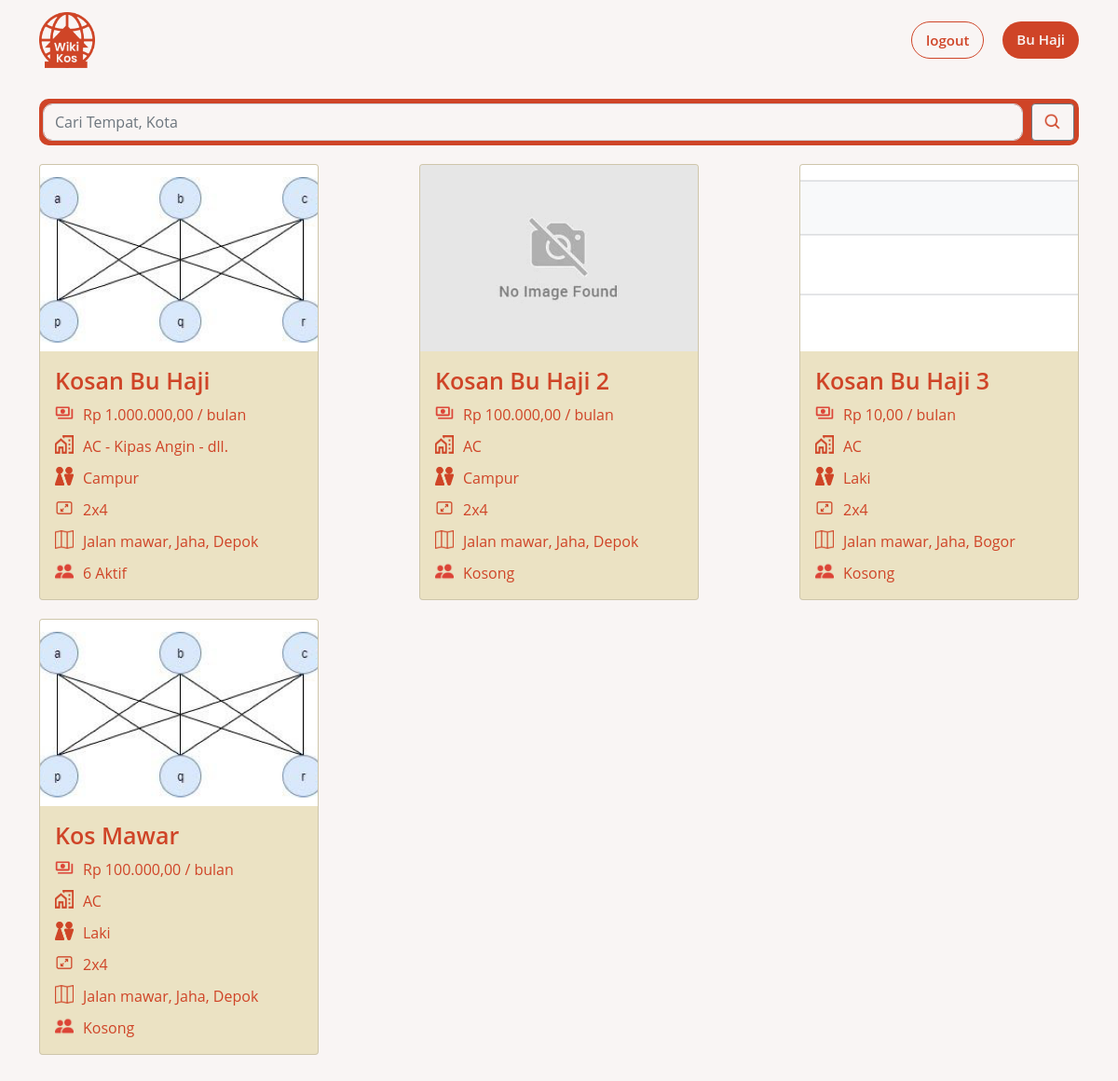
Screenshot of /dashboard.php (signed in) with the database file from the repository.
### tables this page shows
CREATE TABLE `foto_kos` (
  `id_foto` int(11) NOT NULL,
  `lokasi_foto` varchar(100) NOT NULL,
  `id_kosan` int(11) NOT NULL
);

CREATE TABLE `kosan` (
  `id_kosan` int(11) NOT NULL,
  `nama_kosan` varchar(100) NOT NULL,
  `tipe_kos` varchar(10) NOT NULL,
  `ukuran` varchar(10) NOT NULL,
  `harga` int(100) NOT NULL,
  `kapasitas` int(11) NOT NULL,
  `nama_jalan` varchar(100) NOT NULL,
  `kecamatan` varchar(100) NOT NULL,
  `kota` int(11) NOT NULL,
  `deskripsi` varchar(100) NOT NULL,
  `status` int(11) NOT NULL DEFAULT 0,
  `id_user` int(11) NOT NULL
);

CREATE TABLE `kota` (
  `id_kota` int(11) NOT NULL,
  `nama_kota` varchar(100) NOT NULL
);

### inc.connection2.php (called while the page is built, shortened)
<?php
class Connection2
{
    private $servername = "localhost";
    private $username = "root";
    private $password = "";
    private $dbname = "wikikos_db";
    function connect()
    {
        $this->conn = new PDO("mysql:host=$this->servername;dbname=$this->dbname", $this->username, $this->password);
    }
}

### class/class.Search.php (called while the page is built, shortened)
<?php
require_once("./class/class.Kos.php");
class Search extends Connection2
{
    private $keywords;
    public function search()
    {
        $sql = "SELECT * FROM kosan ks INNER JOIN Kota k ON ks.kota = k.id_kota WHERE ( ks.nama_kosan LIKE Concat('%', :search_data, '%') AND status = 1 ) OR ( k.nama_kota LIKE Concat('%', :search_data, '%') AND status = 1 )";
        $stmt = $this->conn->prepare($sql);
        $stmt->bindParam(':search_data', $this->keywords);
        $stmt->execute();
        $count = $stmt->rowCount();
        $cnt = 0;
        if ($count > 0) {
            while ($result = $stmt->fetch(PDO::FETCH_ASSOC)) {
                $kosUser = new Kos();
                $kosUser->idKos = $result['id_kosan'];
                $kosUser->namaKos = $result['nama_kosan'];
                $kosUser->tipe = $result['tipe_kos'];
                $kosUser->harga = $result['harga'];
                $kosUser->ukuran = $result['ukuran'];
                $kosUser->kapasitas = $result['kapasitas'];
                $kosUser->namaJalan = $result['nama_jalan'];
                $kosUser->kecamatan = $result['kecamatan'];
                $kosUser->kota = $result['nama_kota'];
                $kosUser->user->idUser = $result['id_user'];
                $arrResult[$cnt] = $kosUser;
                $cnt++;
            }
            return $arrResult;
        }
        else {
            return $arrResult = "kosong";
        }
    }
}

### class/class.Kos.php (called while the page is built, shortened)
<?php
class Kos extends Connection2
{
    private $idKos;
    public function __get($atribute)
    {
        if (property_exists($this, $atribute)) {
            return $this->$atribute;
        }
    }
    public function getAllPhoto()
    {
        $sql = "SELECT * FROM foto_kos WHERE id_kosan = :id_kosan";
        $stmt = $this->conn->prepare($sql);
        $stmt->bindParam(':id_kosan', $this->idKos);
        $stmt->execute();
        $count = $stmt->rowCount();
        $cnt = 0;
        require_once("class.Foto_Kosan.php");
        if ($count > 0) {
            while ($result = $stmt->fetch(PDO::FETCH_ASSOC)) {
                $fotoKos = new Foto_Kosan();
                $fotoKos->idFoto = $result['id_foto'];
                $fotoKos->Foto = $result['lokasi_foto'];
                $fotoKos->idKos = $result['id_kosan'];
                $arrResult[$cnt] = $fotoKos;
                $cnt++;
            }
            return $arrResult;
        }
        else {
            return $arrResult = "kosong";
        }
    }
    public function getAllAnggota()
    {
        $sql = "SELECT * FROM anggota_kos WHERE id_kosan = :id_kosan";
        $stmt = $this->conn->prepare($sql);
        $stmt->bindParam(':id_kosan', $this->idKos);
        $stmt->execute();
        $count = $stmt->rowCount();
        $cnt = 0;
        if ($count > 0) {
            while ($result = $stmt->fetch(PDO::FETCH_ASSOC)) {
                $anggotaKos = new Anggota_Kosan();
                $anggotaKos->idAnggota = $result['id_anggota'];
                $anggotaKos->Nama = $result['nama_anggota'];
                $anggotaKos->idKosan = $result['id_kosan'];
                $arrResult[$cnt] = $anggotaKos;
                $cnt++;
            }
            return $arrResult;
        }
        else {
            return $arrResult = "kosong";
        }
    }
    public function getAllFasilitas()
    {
        $sql = "SELECT fk.id_fasilitas_kosan, fk.id_fasilitas, fk.id_kosan, f.nama_fasilitas FROM fasilitas_kos fk INNER JOIN fasilitas f ON  fk.id_fasilitas= f.id_fasilitas WHERE id_kosan = :id_kosan";
        $stmt = $this->conn->prepare($sql);
        $stmt->bindParam(':id_kosan', $this->idKos);
        $stmt->execute();
        $count = $stmt->rowCount();
        $cnt = 0;
        if ($count > 0) {
            require_once("class.Fasilitas_Kos.php");
            while ($result = $stmt->fetch(PDO::FETCH_ASSOC)) {
                $fasilitas = new Fasilitas_Kos();
                $fasilitas->idFasilitasKos = $result['id_fasilitas_kosan'];
                $fasilitas->idFasilitas = $result['id_fasilitas'];
                $fasilitas->nama = $result['nama_fasilitas'];
                $fasilitas->idKosan = $result['id_kosan'];
                $arrResult[$cnt] = $fasilitas;
                $cnt++;
            }
            return $arrResult;
        }
        else {
            return $arrResult = "kosong";
        }
    }
}

### class/class.Foto_Kosan.php (called while the page is built, shortened)
<?php
class Foto_Kosan extends Connection2
{
    public function __get($atribute)
    {
        if (property_exists($this, $atribute)) {
            return $this->$atribute;
        }
    }
}

### class/class.Fasilitas_Kos.php (called while the page is built, shortened)
<?php
class Fasilitas_Kos extends Connection2
{
    public function __get($atribute)
    {
        if (property_exists($this, $atribute)) {
            return $this->$atribute;
        }
    }
}

### pages/search2.php (the view, shortened to what this page needs)
<?php
if (!isset($_GET['search-data'])) {
    $keywords = '';
} else {
    $keywords = $_GET['search-data'];
}
function rupiah($angka)
{
    $hasil_rupiah = "Rp " . number_format($angka, 2, ',', '.');
    return $hasil_rupiah;
}
?>
<div class="container" id="search">
    <form action="dashboard.php" method="get">
        <div class="input-group">
            <input type="text" class="form-control" placeholder="Cari Tempat, Kota" name="search-data">
            <div class="input-group-append">
                <button class="btn btn-outline-secondary" type="submit">
                    <img src="./image/search-icon.png" width="20" height="20" alt="">
                </button>
            </div>
        </div>
    </form>
    <div class="kos-found">
        <?php
        require("./class/class.Search.php");
        $search = new Search();
        $search->keywords = $keywords;
        $allKos = $search->search();
        if ($allKos == "kosong") {
            echo "<tr>";
            echo "<td><p>Maaf Data Kosong</p></td>";
            echo "<tr>";
            $count = 0;
        }
        else {
            foreach ($allKos as $dataKos) {
                echo "<div class='card' id='kos-item' onclick='location.href=\"?p=kosan&id-kos=$dataKos->idKos\"'>";
                $allFoto = $dataKos->getAllPhoto();
                if ($allFoto == "kosong") {
                    echo '<img class="card-img-top" src="./image/no-image-found.png" alt="Card image cap">';
                    echo "<div class='card-body' id='card-body'>";
                }
                else {
                    $i = 0;
                    foreach ($allFoto as $dataFoto) {
                        $i++;
                        if ($i <= 1) {
                            echo '<img class="card-img-top" src="' . substr($dataFoto->Foto, 0) . "?t=" . time() . '" alt="Card image cap">';
                            echo "<div class='card-body' id='card-body'>";
                        }
                    }
                }
                echo "<h5 class='card-title'>" . ucwords($dataKos->namaKos) . "</h5>";
                echo "<div class='card-info'>";
                echo "<img src='./image/money-icon.png' width='20' height='20' alt=''>";
                echo "<p>" . rupiah($dataKos->harga) . " / bulan</p>";
                echo "</div>";
                echo "<div class='card-info'>";
                echo "<img src='./image/house-icon.png' width='20' height='20' alt=''>";
                $allFasilitas = $dataKos->getAllFasilitas();
                if ($allFasilitas == "kosong") {
                    echo '<p class="kos-fasilitas">Kosong</p>';
                }
                else {
                    $string = '';
                    $count = count($allFasilitas);
                    if ($count > 2) {
                        $i = 0;
                        foreach ($allFasilitas as $dataFasilitas) {
                            $i++;
                            if ($i == $count) {
                                $string =  $string . " - " . $dataFasilitas->nama;
                            }
                            else if ($i == 1) {
                                $string =  $string . $dataFasilitas->nama;
                            }
                            else if ($i > 2) {
                                $string =  $string . " - dll. ";
                                break;
                            }
                            else {
                                $string =  $string . " - " . $dataFasilitas->nama;
                            }
                        }
                    }
                    else {
                        foreach ($allFasilitas as $dataFasilitas) {
                            $string =  $string . $dataFasilitas->nama;
                        }
                    }
                    echo "<p>" . $string . "</p>";
                }
                echo "</div>";
                echo "<div class='card-info'>";
                echo "<img src='./image/type-icon.png' width='20' height='20' alt=''>";
                echo "<p>" . ucwords($dataKos->tipe) . "</p>";
                echo "</div>";
                echo "<div class='card-info'>";
                echo "<img src='./image/size-icon.png' width='20' height='20' alt=''>";
                echo "<p>$dataKos->ukuran</p>";
                echo "</div>";
                echo "<div class='card-info'>";
                echo "<img src='./image/map-icon.png' width='20' height='20' alt=''>";
                echo "<p>$dataKos->namaJalan, $dataKos->kecamatan, $dataKos->kota </p>";
                echo "</div>";
                echo "<div class='card-info'>";
                echo "<img src='./image/person-icon.png' width='20' height='20' alt=''>";
                $allAnggota = $dataKos->getAllAnggota();
                if ($allAnggota == "kosong") {
                    echo "<p>Kosong</p>";
                }
                else {
                    $count = count($allAnggota);
                    echo "<p>" . $count . " Aktif </p>";
                }
                echo "</div>";
                echo "</div>";
                echo "</div>";
            }
        }
        ?>
    </div>
</div>

### style.css (style rules this page uses)
:root { --orange_black : #8f301d; --orange: #cf4427; --background: #f9f5f4; --brown: #ebe2c3; }
body { background-color: var(--background); font-family: "Open Sans", sans-serif; }
#search .input-group { background-color: var(--orange); padding: 5px; border-radius: 10px; margin-top: 20px; }
#search .input-group .form-control { margin-right: 10px; height: 40px; background-color: var(--background); border-radius: 10px; }
#search .input-group button { height: 40px; background-color: var(--background); }
#search .kos-found { display: flex; flex-wrap: wrap; justify-content: space-between; margin-top: 20px; margin-bottom: 20px; }
#search #kos-item { width: 300px; height: max-content; cursor: pointer; margin-bottom: 20px; background-color: var(--brown); }
#search #kos-item .card-img-top { width: 100%; height: 200px; object-fit: cover; }
#search #kos-item #card-body { width: 300px; }
#search #kos-item .card-title { font-weight: 600; font-size: 25px; color: var(--orange); }
#search #kos-item .card-info { display: flex; margin-top: 10px; }
#search #kos-item .card-info img { margin-right: 10px; }
#search #kos-item .card-info p { color: var(--orange); margin-bottom: 0px; text-overflow: ellipsis; max-width: 100%; }

### rows the page displays
kosan: nama_kosan "Kosan Bu Haji", harga "Rp 1.000.000,00", string "AC - Kipas Angin - dll.", tipe_kos "Campur", ukuran "2x4", nama_jalan "Jalan mawar", kecamatan "Jaha", kota.nama_kota "Depok", count "6"
foto_kos: lokasi_foto (picture)
kosan: nama_kosan "Kosan Bu Haji 2", harga "Rp 100.000,00", string "AC", tipe_kos "Campur", ukuran "2x4", nama_jalan "Jalan mawar", kecamatan "Jaha", kota.nama_kota "Depok", shows "Kosong"
kosan: nama_kosan "Kosan Bu Haji 3", harga "Rp 10,00", string "AC", tipe_kos "Laki", ukuran "2x4", nama_jalan "Jalan mawar", kecamatan "Jaha", kota.nama_kota "Bogor", shows "Kosong"
foto_kos: lokasi_foto (picture)
kosan: nama_kosan "Kos Mawar", harga "Rp 100.000,00", string "AC", tipe_kos "Laki", ukuran "2x4", nama_jalan "Jalan mawar", kecamatan "Jaha", kota.nama_kota "Depok", shows "Kosong"
foto_kos: lokasi_foto (picture)

### other values shown
$fullname "Bu Haji"
